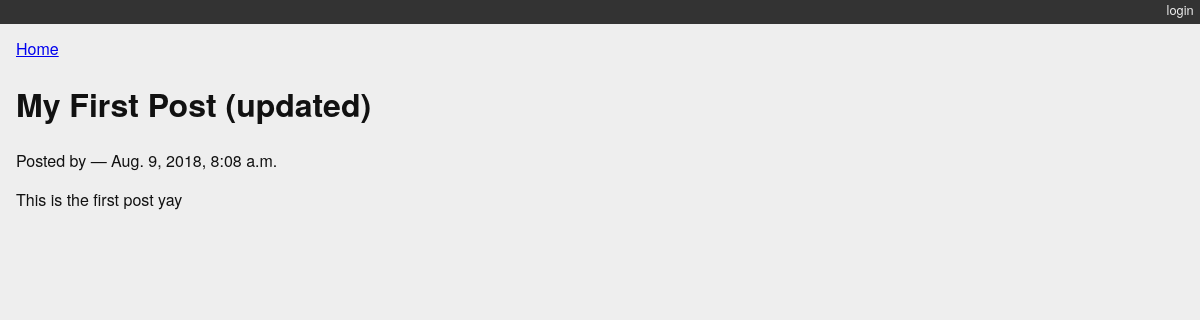
The app's page /posts/1/, older data.
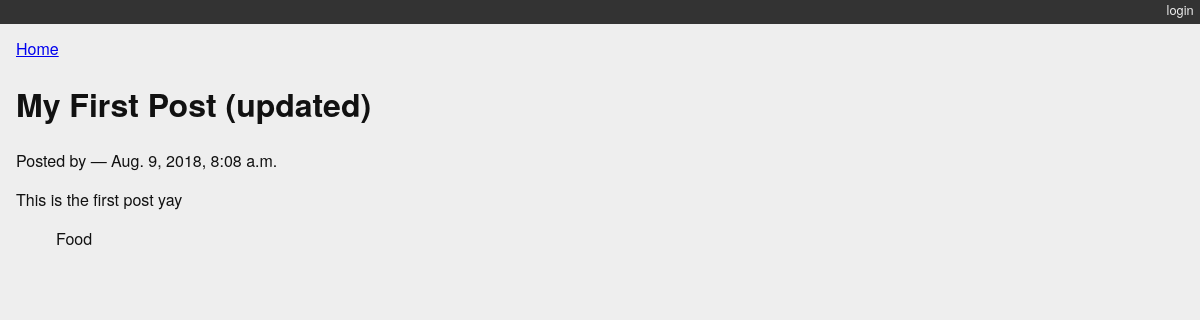
The same page, newer data.
### myblog/models.py (models this page shows)
class Post(models.Model):
    title = models.CharField(max_length=128)
    text = models.TextField(blank=True)
    author = models.ForeignKey(User, on_delete=models.CASCADE)
    created_date = models.DateTimeField(auto_now_add=True)
    modified_date = models.DateTimeField(auto_now=True)
    published_date = models.DateTimeField(blank=True, null=True)
    def __str__(self):
        return self.title

class Category(models.Model):
    name = models.CharField(max_length=128)
    description = models.TextField(blank=True)
    posts = models.ManyToManyField(Post, blank=True, related_name='categories')
    def __str__(self):
        return self.name
    class Meta:
        verbose_name_plural = 'Categories'

### myblog/views.py (the view)
# urls.py: path('posts/<int:post_id>/', detail_view, name='blog_detail'),
def detail_view(request, post_id):
    published = Post.objects.exclude(published_date__exact=None)
    try:
        post = published.get(pk=post_id)
    except Post.DoesNotExist:
        raise Http404
    context = {'post': post}
    return render(request, 'detail.html', context)

### myblog/templates/detail.html
{% extends "base.html" %}
{% block content %}
<a class="backlink" href="/">Home</a>
<h1>{{ post }}</h1>
<p class="byline">
  Posted by {{ post.author_name }} &mdash; {{ post.published_date }}
</p>
<div class="post-body">
  {{ post.text }}
</div>
<ul class="categories">
  {% for category in post.categories.all %}
    <li>{{ category }}</li>
  {% endfor %}
</ul>
{% endblock %}

### mysite/templates/base.html (shortened to what this page needs)
{% load staticfiles %}
<!DOCTYPE html>
<html>
  <head>
    <link type="text/css" rel="stylesheet" href="{% static 'django_blog.css' %}">
  </head>
  <body>
  <div id="header">
   <ul id="control-bar">
   {% if user.is_authenticated %}
    {% if user.is_staff %}<li><a href="{% url 'admin:index' %}">admin</a></li>{% endif %}
     <li><a href="{% url 'logout' %}">logout</a></li>
    {% else %}
     <li><a href="{% url 'login' %}">login</a></li>
   {% endif %}
   </ul>
  </div>
    <div id="container">
      <div id="content">
      {% block content %}{% endblock %}
      </div>
    </div>
  </body>
</html>

### myblog/static/django_blog.css (style rules this page uses)
body { background-color: #eee; color: #111; font-family: "HelveticaNeue-Light", "Helvetica Neue Light", "Helvetica Neue", Helvetica, Arial, "Lucida Grande", sans-serif; margin:0; padding:0; }
#container { margin:0; padding:0; margin-top: 0px; }
#header { background-color: #333; border-botton: 1px solid #111; margin:0; padding:0; }
#control-bar { margin: 0em 0em 1em; list-style: none; list-style-type: none; text-align: right; color: #eee; font-size: 80%; padding-bottom: 0.4em; }
#control-bar li { display: inline-block; }
#control-bar li a { color: #eee; padding: 0.5em; text-decoration: none; }
#content { margin: 0em 1em 1em; }
ul.categories { list-style: none; list-style-type: none; }
ul.categories li { display: inline; }

Row changes from the older to the newer data that the page shows:
added Category: name "Food"
